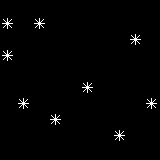

A level layout from a 2D game, rendered from its tile map. Below: a short description, then the map file with its tile-grid data intact:
An orthogonal 10x10 tile map with 16x16 px tiles, 1 tile layer (Capa de Patrones 1).

<map version="1.0" orientation="orthogonal" width="10" height="10" tilewidth="16" tileheight="16">
 <tileset firstgid="1" name="patterns" tilewidth="16" tileheight="16">
  <image source="patterns.png" trans="ff00ff" width="64" height="64" />
 </tileset>
 <layer name="Capa de Patrones 1" width="10" height="10">
  <data>
   <tile gid="0" />
   <tile gid="0" />
   <tile gid="0" />
   <tile gid="0" />
   <tile gid="0" />
   <tile gid="0" />
   <tile gid="0" />
   <tile gid="0" />
   <tile gid="0" />
   <tile gid="0" />
   <tile gid="1" />
   <tile gid="0" />
   <tile gid="1" />
   <tile gid="0" />
   <tile gid="0" />
   <tile gid="0" />
   <tile gid="0" />
   <tile gid="0" />
   <tile gid="0" />
   <tile gid="0" />
   <tile gid="0" />
   <tile gid="0" />
   <tile gid="0" />
   <tile gid="0" />
   <tile gid="0" />
   <tile gid="0" />
   <tile gid="0" />
   <tile gid="0" />
   <tile gid="1" />
   <tile gid="0" />
   <tile gid="1" />
   <tile gid="0" />
   <tile gid="0" />
   <tile gid="0" />
   <tile gid="0" />
   <tile gid="0" />
   <tile gid="0" />
   <tile gid="0" />
   <tile gid="0" />
   <tile gid="0" />
   <tile gid="0" />
   <tile gid="0" />
   <tile gid="0" />
   <tile gid="0" />
   <tile gid="0" />
   <tile gid="0" />
   <tile gid="0" />
   <tile gid="0" />
   <tile gid="0" />
   <tile gid="0" />
   <tile gid="0" />
   <tile gid="0" />
   <tile gid="0" />
   <tile gid="0" />
   <tile gid="0" />
   <tile gid="1" />
   <tile gid="0" />
   <tile gid="0" />
   <tile gid="0" />
   <tile gid="0" />
   <tile gid="0" />
   <tile gid="1" />
   <tile gid="0" />
   <tile gid="0" />
   <tile gid="0" />
   <tile gid="0" />
   <tile gid="0" />
   <tile gid="0" />
   <tile gid="0" />
   <tile gid="1" />
   <tile gid="0" />
   <tile gid="0" />
   <tile gid="0" />
   <tile gid="1" />
   <tile gid="0" />
   <tile gid="0" />
   <tile gid="0" />
   <tile gid="0" />
   <tile gid="0" />
   <tile gid="0" />
   <tile gid="0" />
   <tile gid="0" />
   <tile gid="0" />
   <tile gid="0" />
   <tile gid="0" />
   <tile gid="0" />
   <tile gid="0" />
   <tile gid="1" />
   <tile gid="0" />
   <tile gid="0" />
   <tile gid="0" />
   <tile gid="0" />
   <tile gid="0" />
   <tile gid="0" />
   <tile gid="0" />
   <tile gid="0" />
   <tile gid="0" />
   <tile gid="0" />
   <tile gid="0" />
   <tile gid="0" />
  </data>
 </layer>
 <objectgroup name="Capa de Objetos 1" width="10" height="10" />
 <imagelayer name="Capa de Imagen 1" width="10" height="10" />
</map>